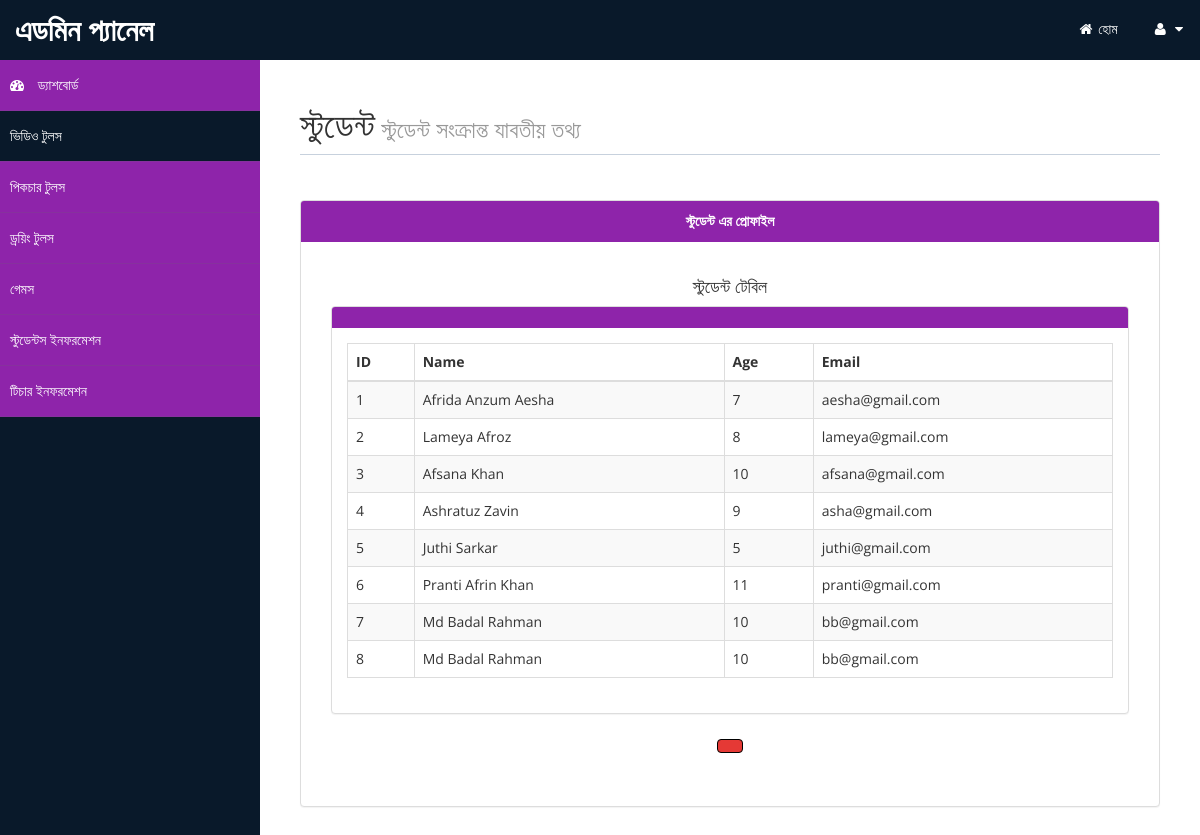
The page /admin/teacher.php on the database its author committed.
### tables this page shows
CREATE TABLE IF NOT EXISTS `signup` (
  `id` int(100) NOT NULL AUTO_INCREMENT,
  `name` varchar(30) NOT NULL,
  `age` int(11) NOT NULL,
  `email` varchar(30) NOT NULL,
  `pass` varchar(255) NOT NULL,
  `img` varchar(255) NOT NULL,
  `enum` int(11) NOT NULL,
  `quesno` varchar(150) NOT NULL,
  PRIMARY KEY (`id`)
);

### admin/teacher.php (the view, shortened to what this page needs)
<!DOCTYPE html>
<html xmlns="http://www.w3.org/1999/xhtml">
<head>
    <link href="assets/css/bootstrap.css" rel="stylesheet" />
    <link href="assets/css/font-awesome.css" rel="stylesheet" />
    <link href="assets/css/custom-styles.css" rel="stylesheet" />
</head>
<body>
    <div id="wrapper">
        <nav class="navbar navbar-default top-navbar" role="navigation">
            <div class="navbar-header">
                <a class="navbar-brand" href="index.html">এডমিন প্যানেল</a>
            </div>
			 <ul class="nav navbar-top-links navbar-right">
                <li class="dropdown">
                    <a class="dropdown-toggle" style ="color: white;"  href="http://localhost/autism/home.html" aria-expanded="false">
                        <i class="fa fa-home"></i> হোম
                    </a>
                </li>
                <li class="dropdown">
                    <a class="dropdown-toggle" style ="color: white;"  data-toggle="dropdown" href="#" aria-expanded="false">
                        <i class="fa fa-user fa-fw"></i> <i class="fa fa-caret-down"></i>
                    </a>
                </li>
            </ul>
        </nav>
        <nav class="navbar-default navbar-side" role="navigation">
            <div class="sidebar-collapse">
                <ul class="nav" id="main-menu">
<li>
                        <a href="index.html" ><i class="fa fa-dashboard"></i>  ড্যাশবোর্ড </a>
                    </li>
                    <li>
                        <a href="videos.php" class="active-menu">ভিডিও টুলস</a>
                    </li>
					<li>
                        <a href="picturetools.php">পিকচার টুলস</a>
                    </li>
                    <li>
                        <a href="drawing.php">ড্রয়িং টুলস </a>
                    </li>
                    <li>
                        <a href="games.php" >গেমস </a>
                    </li>
                    <li>
                        <a href="user.php" > স্টুডেন্টস ইনফরমেশন</a>
                    </li>
					<li>
                        <a href="teacher.php">টিচার  ইনফরমেশন</a>
                    </li>
                </ul>
            </div>
        </nav>
        <div id="page-wrapper" >
            <div id="page-inner">
			 <div class="row">
                    <div class="col-md-12">
                        <h1 class="page-header">
                            স্টুডেন্ট<small>          স্টুডেন্ট সংক্রান্ত যাবতীয় তথ্য</small>
                        </h1>
                    </div>
                </div>
					<center>
                        <div class="panel panel-default">
                        <div class="panel-heading">
                      স্টুডেন্ট এর প্রোফাইল
                        </div>
                         <div class="panel-body">
  <h4>স্টুডেন্ট  টেবিল </h4>
  <div class="col-md-12 col-sm-12 col-xs-12">
                        <div class="panel panel-default">
                            <div class="panel-heading">
                            </div>
                            <div class="panel-body">
                                <div class="table-responsive">
                                    <table class="table table-striped table-bordered table-hover">
                                        <thead>
                                            <tr>
                                                <th>ID</th>
                                                <th>Name</th>
                                                <th>Age</th>
                                                <th>Email</th>
                                            </tr>
                                        </thead>
                                        <tbody>
    <?php
			include "dbConnect.php";
		$query = "SELECT * FROM signup;";
		$result = mysqli_query($con,$query);
			while($row = mysqli_fetch_array($result)) {
			    $title=$row["id"];
                $category=$row["name"];
                $age=	$row["age"];
                $lang=	$row["email"];
			 echo '
                                            <tr>
                                                <td>'.$title.'</td>
                                                <td>'.$category.'</td>
                                                <td>'.$age.'</td>
                                                <td>'.$lang.'</td>
                                            </tr>
									';
		}
			?>
   </tbody>
                                    </table>
                                </div>
                            </div>
                        </div>
                    </div>
					<br>
                     <div class="box">
						<a href="#popup3" class="btn btn-fail"> </a>
					</div>
                      </center>
                </div>
            </div>
				</div>
</body>
</html>

### admin/assets/css/custom-styles.css (style rules this page uses)
body { font-family: 'Open Sans', sans-serif; }
#wrapper { width: 100%; background:#09192A; }
#page-wrapper { padding: 15px 15px; min-height: 600px; background:white; }
#page-inner { width:100%; margin:10px 20px 10px 0px; background-color:white; padding:10px; min-height:1200px; }
h1, .h1, h2, .h2, h3, .h3 { margin-top: 7px; margin-bottom: -5px; }
h4 { padding-top:10px; }
.page-header { padding-bottom: 9px; margin: 10px 0 45px; border-bottom: 1px solid #C7D1DD; }
.panel-default > .panel-heading { color: white; background-color: #8E24AA; border-color: #8E24AA; font-weight:bold; }
.top-navbar { margin:0px; }
.top-navbar .navbar-brand { color: #fff; width: 260px; text-align: left; height: 60px; font-size: 30px; font-weight: 700; text-transform: uppercase; line-height: 30px; }
.top-navbar .nav > li { position: relative; display: inline-block; }
.top-navbar .nav > li > a { position: relative; display: block; padding: 19px 15px; color: #8E24AA; }
.active-menu { background-color:#09192A!important; }
.sidebar-collapse , .sidebar-collapse .nav { background:none; }
.sidebar-collapse .nav { padding:0; }
.sidebar-collapse .nav > li > a { color:#fff; background:transparent; text-shadow:none; }
.sidebar-collapse > .nav > li > a { padding:15px 10px; }
.sidebar-collapse > .nav > li { border-bottom: 1px solid rgba(107, 108, 109, 0.19); }
.navbar-side { border:none; background-color: #8E24AA; }
.top-navbar { background:#09192A; border-bottom:none; }
.top-navbar .nav > li > a > i { margin-right: 2px; }
.navbar-default { border:0px #09192A; }
.navbar-header { background:#09192A; }
.nav > li > a > i { margin-right:10px; }
@media (min-width:768px) { #page-wrapper { margin: 0 0 0 260px; padding: 15px 30px; min-height: 1200px; } }
@media (min-width:768px) { .navbar-side { z-index: 1; position: absolute; width: 260px; } }
@media (min-width:768px) { .navbar { border-radius: 0px; } }
.btn { display: inline-block; padding: 6px 12px; margin-bottom: 0; font-size: 14px; font-weight: normal; line-height: 1.42857143; text-align: center; white-space: nowrap; vertical-align: middle; cursor: pointer; -webkit-user-select: none; -moz-user-select: none; -ms-user-select: none; user-select: none; background-image: none; border: 1px solid transparent; border-radius: 4px; }
.btn-fail { color: #fff; background-color: #E53935; border-color: black }
.box { width: 40%; margin: 0 auto; background: rgba(255,255,255,0.2); padding: 35px; border: 2px solid #fff; border-radius: 20px/50px; background-clip: padding-box; text-align: center; }

### rows shown on the page
signup: id "1", name "Afrida Anzum Aesha", age "7", email "aesha@gmail.com"
signup: id "2", name "Lameya Afroz", age "8", email "lameya@gmail.com"
signup: id "3", name "Afsana Khan", age "10", email "afsana@gmail.com"
signup: id "4", name "Ashratuz Zavin", age "9", email "asha@gmail.com"
signup: id "5", name "Juthi Sarkar", age "5", email "juthi@gmail.com"
signup: id "6", name "Pranti Afrin Khan", age "11", email "pranti@gmail.com"
signup: id "7", name "Md Badal Rahman", age "10", email "bb@gmail.com"
signup: id "8", name "Md Badal Rahman", age "10", email "bb@gmail.com"
